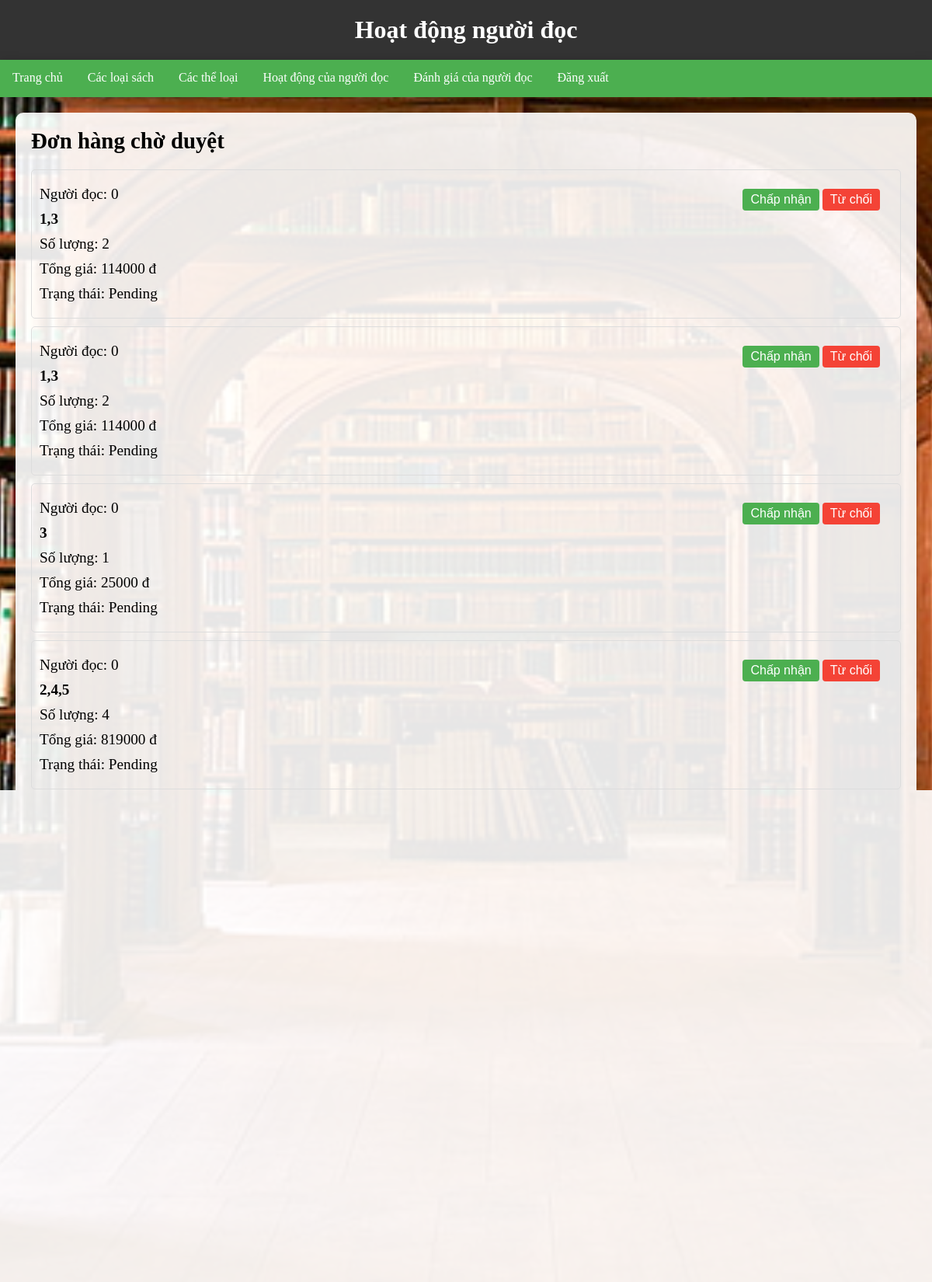
Before: /active_readers with the older database file.
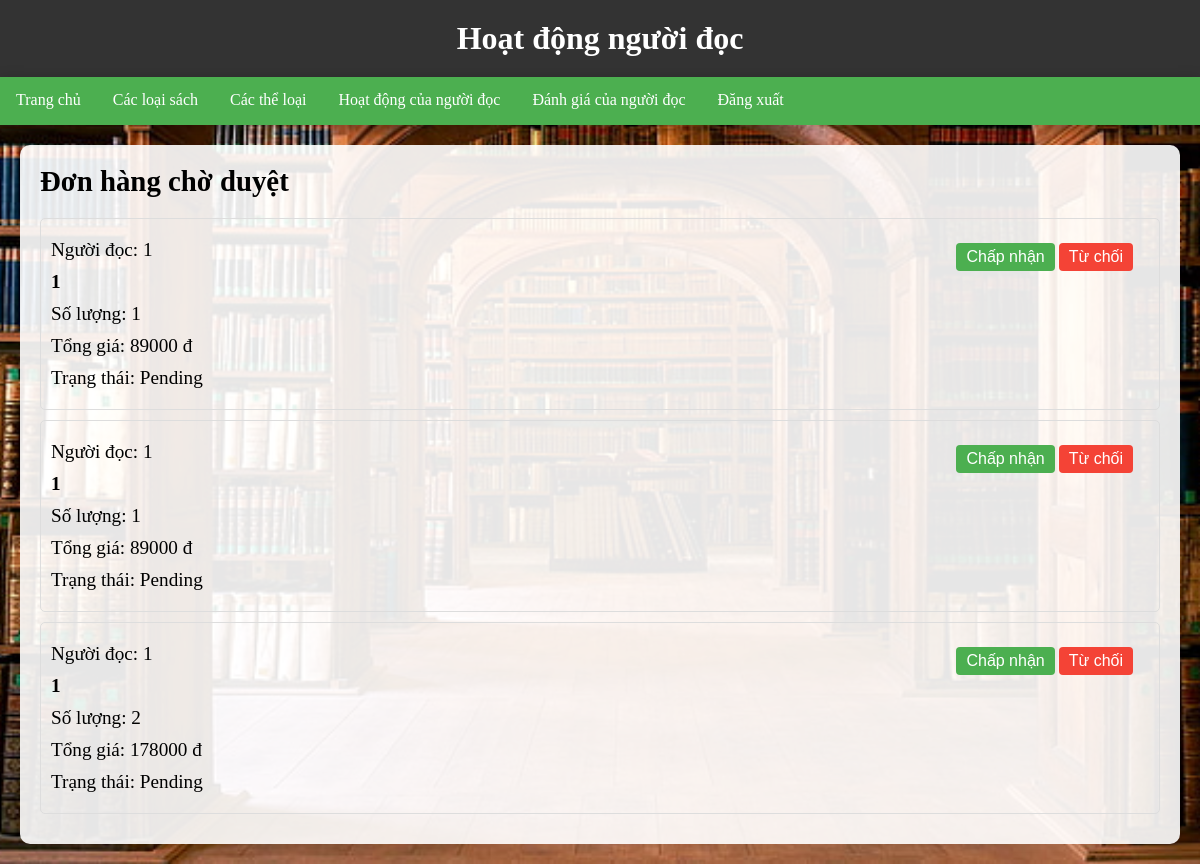
After: the same page with the newer database file.
### application/models.py (models this page shows, shortened)
class Order(db.Model):
    id = db.Column(db.Integer, primary_key=True, autoincrement=True)
    order_id = db.Column(db.String(20), unique=True, nullable=False)
    user_id = db.Column(db.Integer, db.ForeignKey('user.id'), nullable=False)
    product_ids = db.Column(db.String(255), nullable=False)
    quantities = db.Column(db.String(255), nullable=False)
    prices = db.Column(db.String(255), nullable=False)
    quantity = db.Column(db.Integer, nullable=False)
    total_price = db.Column(db.Integer, nullable=False)
    status = db.Column(db.String(20), nullable=True, default='Pending')
    issue_date = db.Column(db.String(20), nullable=True)
    return_date = db.Column(db.String(20), nullable=True)

### application/routes.py (the view)
@app.route('/active_readers', methods=['GET'])
def active_readers():
    pending_orders = Order.query.filter_by(status='Pending').all()
    return render_template('active_readers.html', pending_orders=pending_orders)

### templates/active_readers.html (shortened to what this page needs)
<!DOCTYPE html>
<html lang="vi">
<head>
    <link rel="stylesheet" href="{{ url_for('static', filename='reader_style.css') }}">
</head>
<body>
    <header>
        <h1>Hoạt động người đọc</h1>
    </header>
    <nav>
        <a href="{{ url_for('librarian_dashboard') }}">Trang chủ</a>
        <a href="{{ url_for('books') }}">Các loại sách</a>
        <a href="{{ url_for('categories') }}">Các thể loại</a>
        <a href="{{ url_for('active_readers') }}">Hoạt động của người đọc</a>
        <a href="{{ url_for('feedbacks') }}">Đánh giá của người đọc</a>
        <a href="{{ url_for('librarian_logout') }}">Đăng xuất</a>
    </nav>
    <section>
        <h2>Đơn hàng chờ duyệt</h2> {% for order in pending_orders %}
        <div class="book-item">
            <div class="book-info">
                 <p>Người đọc: {{ order.user_id }}</p>
                <p class="book-title">{{ order.product_ids }}</p>
                <p>Số lượng: {{ order.quantity }}</p>
                <p>Tổng giá: {{ order.total_price }} đ</p>
                <p>Trạng thái: {{ order.status }}</p>
            </div>
            <div class="book-action">
                <div class="btn-container">
                    <form action="{{ url_for('handle_order_status') }}" method="post" id="form{{ order.id }}">
                        {% if order.status == 'Pending' %}
                             <button type="submit" name="action" value="accept" class="book-accept">Chấp nhận</button>
                            <button type="submit" name="action" value="revoke" class="book-revoke">Từ chối</button>
                        {% endif %}
                    </form>
                </div>
            </div>
        </div>
        {% endfor %}
    </section>
</body>
</html>

### static/reader_style.css (style rules this page uses)
body { font-family: 'Times New Roman', cursive; margin: 0; padding: 0; background: url('static/images/1.jpg') center/cover no-repeat fixed; }
header { background-color: #333; padding: 20px; color: white; text-align: center; box-shadow: 0 5px 15px rgba(0, 0, 0, 0.3); }
nav { background-color: #4CAF50; overflow: hidden; box-shadow: 0 5px 15px rgba(0, 0, 0, 0.3); }
nav a { float: left; display: block; color: white; text-align: center; padding: 14px 16px; text-decoration: none; transition: background-color 0.3s; border-bottom: 2px solid transparent; }
form { float: right; margin-top: 14px; margin-right: 16px; }
form button { padding: 8px 12px; background-color: #4CAF50; color: white; border: none; border-radius: 4px; cursor: pointer; transition: background-color 0.3s; }
section { padding: 20px; background-color: rgba(255, 255, 255, 0.9); box-shadow: 0 5px 15px rgba(0, 0, 0, 0.1); border-radius: 10px; margin: 20px; transition: box-shadow 0.3s; }
h2 { margin: 0; font-size: 1.8em; margin-bottom: 20px; }
p { margin: 10px 0; font-size: 1.2em; }
.book-item { border: 1px solid #ddd; padding: 10px; margin-bottom: 10px; border-radius: 5px; overflow: hidden; position: relative; }
h1 { margin: 0; font-size: 2em; }
.book-info { float: left; width: 70%; }
.book-action { float: right; width: 30%; text-align: center; }
.book-title { font-size: 1.2em; font-weight: bold; margin-bottom: 5px; }
.book-accept, .book-revoke { background-color: #4CAF50; color: white; border: none; border-radius: 4px; padding: 5px 10px; cursor: pointer; transition: background-color 0.3s; }
.book-revoke { background-color: #f44336; }
.btn-container { position: absolute; top: 10px; right: 10px; }
button { background-color: #4CAF50; color: white; padding: 12px 20px; border: none; border-radius: 4px; text-decoration: none; cursor: pointer; font-size: 1em; transition: background-color 0.3s; }

Changed rows visible on the page:
removed Order: user_id "0", product_ids "1,3", quantity "2", total_price "114000", status "Pending", shows "Chấp nhận"
removed Order: user_id "0", product_ids "1,3", quantity "2", total_price "114000", status "Pending", shows "Chấp nhận"
removed Order: user_id "0", product_ids "3", quantity "1", total_price "25000", status "Pending", shows "Chấp nhận"
removed Order: user_id "0", product_ids "2,4,5", quantity "4", total_price "819000", status "Pending", shows "Chấp nhận"
now on this page (row edited): Order: user_id "1", product_ids "1", quantity "1", total_price "89000", status "Pending", shows "Chấp nhận"
now on this page (row edited): Order: user_id "1", product_ids "1", quantity "1", total_price "89000", status "Pending", shows "Chấp nhận"
now on this page (row edited): Order: user_id "1", product_ids "1", quantity "2", total_price "178000", status "Pending", shows "Chấp nhận"
